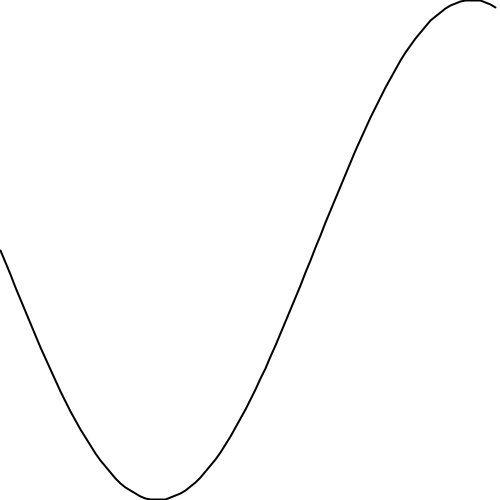
Frame 1 (no input)
Frame 60 (the mouse pressed at the canvas centre just before this capture): identical to frame 1, image omitted
Frame 120 (the mouse held since frame 60 and released just before this capture): identical to frame 1, image omitted

The Processing sketch that drew this single still picture (run headless with seeded random() and noise(); from frame 60 on, the mouse is pressed at the canvas centre):

// Processing sketch: ch7_WavePhasing
// ── ch7_WavePhasing.pde
float angle = 0;
float angleVel = 0.05;
float startAngle = 0;

void setup() {
  size(500, 500);
  stroke(0);
  strokeWeight(2);
  noFill();
}

void draw() {
  
  angle = 0;
  background(255);
  beginShape();
  for (int x = 0; x < width; x += 5) {
    float y = map(sin(startAngle + angle), -1, 1, 0, height);
    vertex(x, y);
    angle += angleVel;
  }
  endShape();
  
}
